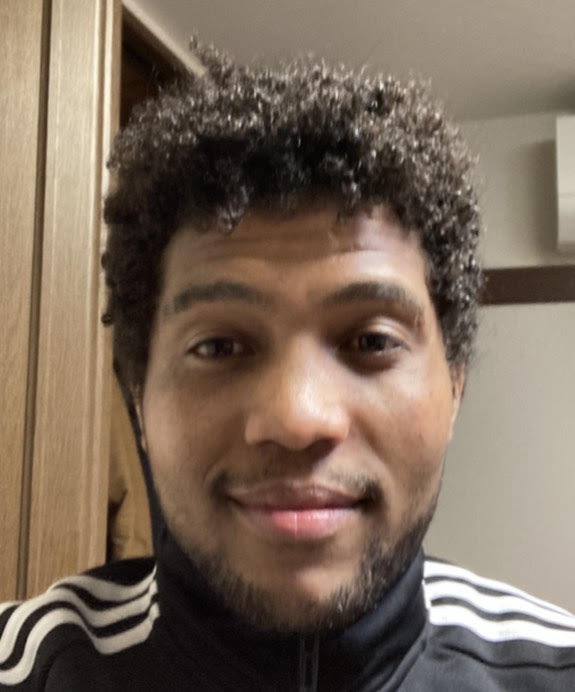
#> input picture detecting_recognizing_faces/hadush.jpg, 575 x 692 px
$ python -i filters.py   (imports and definitions only)   (older library calls are emulated)
#> lines starting #> are read from the running program, lines starting #| are printed output that depends on the picture
#> further down, picture is the input picture: shape (692, 575, 3); mean B, G, R 91.7, 106.6, 123.7
import cv2
import numpy
import utils_14

def strokeEdges(src, dst, blurKsize = 7, edgeKsize = 5):
#> called with dst = 'out.png', blurKsize = 7, edgeKsize = 5
    if blurKsize >= 3:
        blurredSrc = cv2.medianBlur(src, blurKsize)
        graySrc = cv2.cvtColor(blurredSrc, cv2.COLOR_BGR2GRAY)
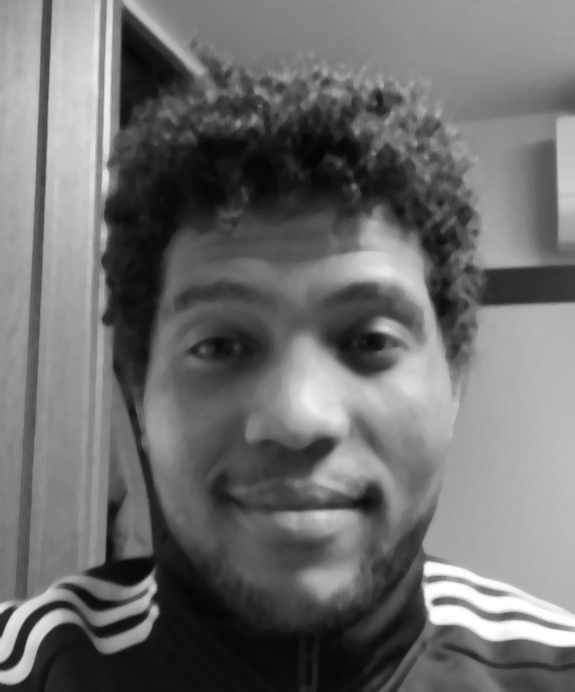
#> graySrc: shape (692, 575); min 5, max 255, mean 109.8
    else:
        graySrc = cv2.cvtColor(src, cv2.COLOR_BGR2GRAY)
        cv2.Laplacian(graySrc, cv2.CV_8U, graySrc, ksize = edgeKsize)

    normalizedInverseAlpha = (1.0 / 255) * (255 - graySrc)
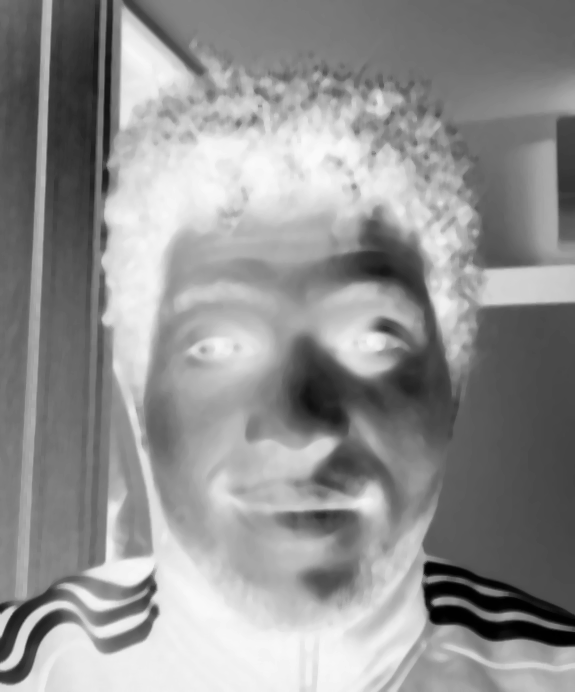
#> normalizedInverseAlpha: shape (692, 575) float64; min 0, max 0.98, mean 0.569
    channels = cv2.split(src)
    for channel in channels:
        channel[:] = channel * normalizedInverseAlpha
        cv2.merge(channels, dst)
#> this loop made 1 pass

class VConvolutionFilter(object):
    """A filter that applies a convolution to V (or all of
    BGR)."""
    def __init__(self, kernel):
        self._kernel = kernel

    def apply(self, src, dst):
        """Apply the filter with a BGR or gray source/destination."""
        cv2.filter2D(src, -1, self._kernel, dst)


class SharpenFilter(VConvolutionFilter):
    """A sharpen filter with a 1-pixel radius."""
    def __init__(self):
        kernel = numpy.array([[-1, -1, -1],
                              [-1, 9, -1],
                              [-1, -1, -1]])
        super(SharpenFilter, self).__init__( kernel)

class FindEdgesFilter(VConvolutionFilter):
    """An edge-finding filter with a 1-pixel radius."""
    def __init__(self):
        kernel = numpy.array([[-1, -1, -1],
                              [-1, 8, -1],
                              [-1, -1, -1]])

        super(FindEdgesFilter, self).__init__(kernel)

class BlurFilter(VConvolutionFilter):
    """A blur filter with a 2-pixel radius."""
    def __init(self):
        kernel = numpy.array([[0.04, 0.04, 0.04, 0.04, 0.04],
                              [0.04, 0.04, 0.04, 0.04, 0.04],
                              [0.04, 0.04, 0.04, 0.04, 0.04],
                              [0.04, 0.04, 0.04, 0.04, 0.04],
                              [0.04, 0.04, 0.04, 0.04,0.04]])
        super(BlurFilter, self).__init__(kernel)

class EmbossFilter(VConvolutionFilter):
    """An emboss filter with a 1-pixel radius."""
    def __init__(self):
        kernel = numpy.array([[-2, -1, 0],
                              [-1, 1, 1],
                              [ 0, 1, 2]])
        super(EmbossFilter, self).__init__(self, kernel)

>>> import cv2
>>> picture = cv2.imread('../detecting_recognizing_faces/hadush.jpg')
#> (the run stopped early here; a loop or call above may not have finished)
